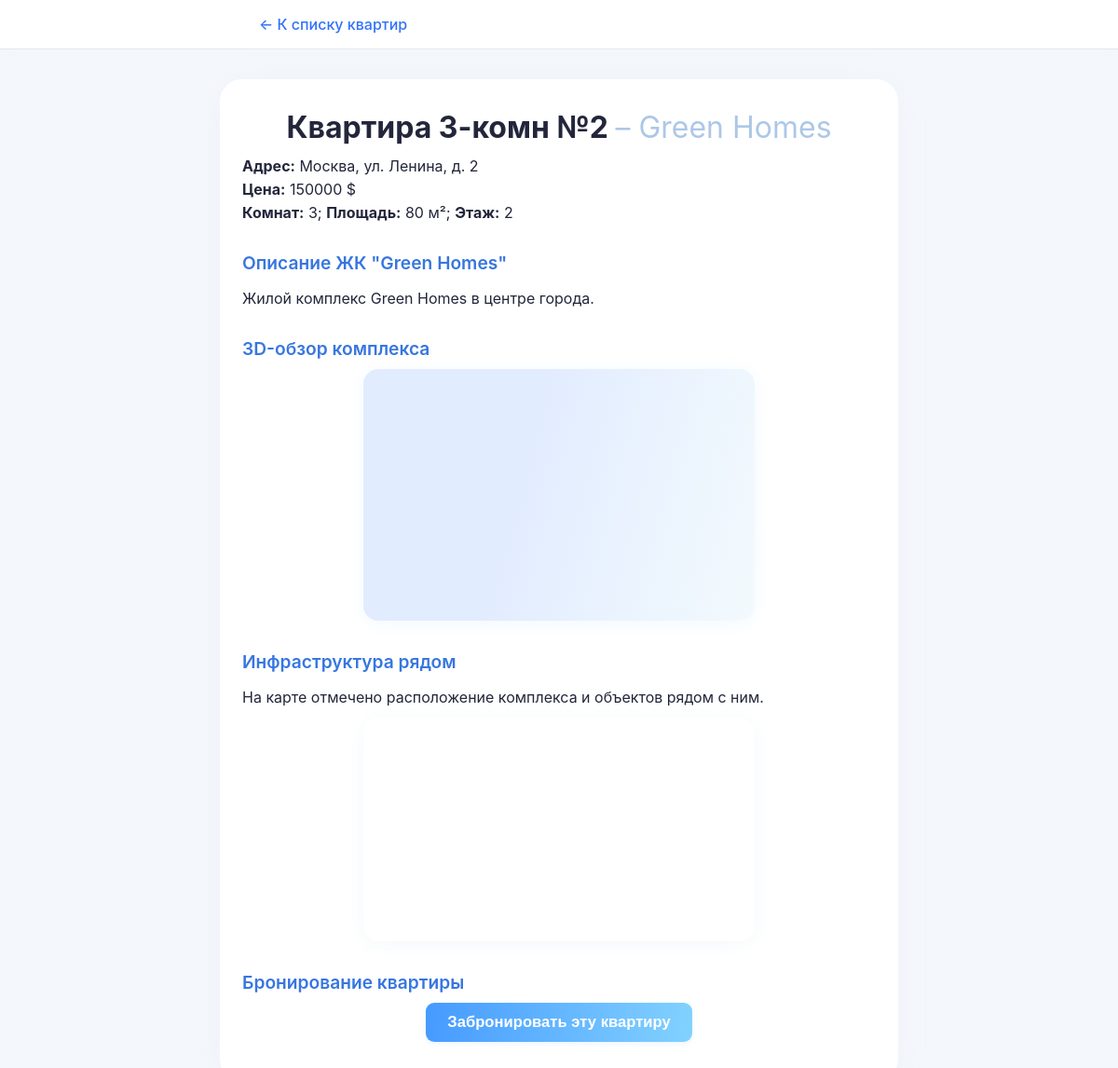
Screenshot of /apartment.php?id=2 with the database file from the repository.
### tables this page shows
CREATE TABLE apartments (
    id INT AUTO_INCREMENT PRIMARY KEY,
    complex_id INT NOT NULL,
    name VARCHAR(100) NOT NULL,
    address VARCHAR(255) NOT NULL,
    description TEXT,
    price INT,
    rooms INT,
    area FLOAT,
    floor INT,
    FOREIGN KEY (complex_id) REFERENCES complexes(id) ON DELETE CASCADE
);

CREATE TABLE complexes (
    id INT AUTO_INCREMENT PRIMARY KEY,
    name VARCHAR(100) NOT NULL,
    description TEXT
);

### public/apartment.php (the view, shortened to what this page needs)
<?php
require 'config.php';
$aptId = $_GET['id'] ?? null;
$apt = null;
if ($aptId || isset($_POST['apt_id'])) {
    $id = $aptId ? (int)$aptId : (int)$_POST['apt_id'];
    $stmt = $pdo->prepare("SELECT a.*, c.name AS complex_name, c.description AS complex_desc
                           FROM apartments a
                           JOIN complexes c ON a.complex_id = c.id
                           WHERE a.id = ?");
    $stmt->execute([$id]);
    $apt = $stmt->fetch(PDO::FETCH_ASSOC);
} else {
    echo "<p>Не указан ID квартиры.</p>";
    exit;
}
?>
<!DOCTYPE html>
<html lang="ru">
<head>
</head>
<body>
<header>
    <nav>
        <div>
            <a href="index.php">&#8592; К списку квартир</a>
        </div>
    </nav>
</header>
<div class="main-wrap">
    <h1><?php echo htmlspecialchars($apt['name']); ?> <span style="font-weight:400;color:#adc7e6;">– <?php echo htmlspecialchars($apt['complex_name']); ?></span></h1>
    <div class="info-block">
        <p><b>Адрес:</b> <?php echo htmlspecialchars($apt['address']); ?></p>
        <p><strong>Цена:</strong> <?php echo $apt['price'] ? $apt['price'] . ' $' : 'не указана'; ?></p>
        <p>
            <strong>Комнат:</strong> <?php echo $apt['rooms'] ?: 'не указано'; ?>;
            <strong>Площадь:</strong> <?php echo $apt['area'] ? $apt['area'] . ' м²' : 'не указана'; ?>;
            <strong>Этаж:</strong> <?php echo $apt['floor'] ?: 'не указан'; ?>
        </p>
    </div>
    <div class="section-title">Описание ЖК "<?php echo htmlspecialchars($apt['complex_name']); ?>"</div>
    <p><?php echo nl2br(htmlspecialchars($apt['complex_desc'])); ?></p>
    <div class="section-title">3D-обзор комплекса</div>
    <div id="three-container"><em>Загрузка 3D...</em></div>
    <div class="section-title">Инфраструктура рядом</div>
    <p style="margin-bottom:8px;">На карте отмечено расположение комплекса и объектов рядом с ним.</p>
    <div id="infra-map"></div>
    <div class="section-title">Бронирование квартиры</div>
    <button class="main-btn" id="bookBtn">Забронировать эту квартиру</button>
</div>
</body>
</html>

### public/apartment.php (style rules this page uses)
body { font-family: 'Inter', Arial, sans-serif; margin: 0; background: #f4f7fb; color: #23263b; }
header { background: #fff; border-bottom: 1px solid #e3e8ee; margin-bottom: 32px; padding: 16px 0; box-shadow: 0 2px 10px #eef4ff20; }
nav { max-width: 680px; margin: 0 auto; padding: 0 16px; display: flex; align-items: center; justify-content: space-between; }
nav a { color: #3172fa; text-decoration: none; margin-left: 18px; font-weight: 500; }
h1 { font-size: 2rem; margin: 0 0 12px 0; text-align: center; }
.main-wrap { max-width: 680px; margin: 0 auto; background: #fff; border-radius: 24px; box-shadow: 0 4px 32px #d3e2fa25; padding: 32px 24px 32px 24px; }
.info-block { margin-bottom: 20px; }
.info-block p { margin: 5px 0 0 0; }
.section-title { font-size: 1.2rem; margin: 32px 0 10px 0; color: #3776e0; font-weight: 600; }
#three-container { max-width: 420px; width: 100%; height: 270px; margin: 0 auto 28px auto; border-radius: 16px; background: linear-gradient(105deg, #e2ecff 40%, #f3fafd 100%); box-shadow: 0 3px 18px #7cbaff17; display: flex; align-items: center; justify-content: center; overflow: hidden; }
#infra-map { max-width: 420px; width: 100%; height: 240px; margin: 12px auto 30px auto; border-radius: 16px; overflow: hidden; box-shadow: 0 3px 18px #8ab1d817; }
button, .main-btn { background: linear-gradient(97deg, #459aff 0%, #82d2ff 100%); color: #fff; border: none; border-radius: 9px; padding: 11px 23px; font-size: 1.04rem; font-weight: 600; cursor: pointer; margin: 10px auto; transition: background 0.2s; display: block; box-shadow: 0 2px 6px #7cc0ff28; }

### rows the page displays
apartments: name "Квартира 3-комн №2", complex.name "Green Homes", address "Москва, ул. Ленина, д. 2", price "150000", rooms "3", area "80", floor "2", complex.description "Жилой комплекс Green Homes в центре города."
